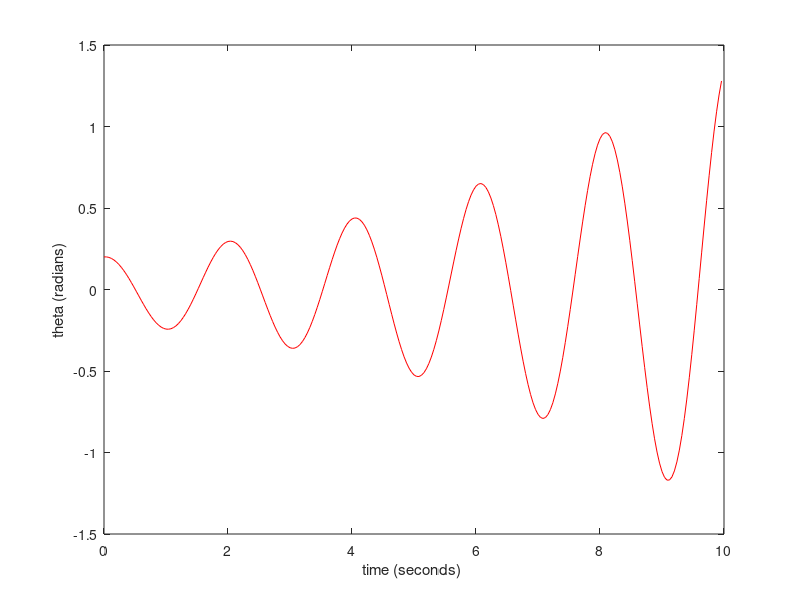

Reproduce this figure in MATLAB.
%
% Euler calculation of motion of simple pendulum
% by Kevin Berwick,
% based on 'Computational Physics' book by N Giordano and H Nakanishi,
% section 3.1 %

clear;

length= 1;  % pendulum length in metres

g=9.8  % acceleration due to gravity
npoints = 250; % Discretize time into 250 intervals
dt = 0.04  % time step in seconds
omega = zeros(npoints,1); % initializes omega, a vector of dimension npoints X 1,to being all zeros
theta = zeros(npoints,1); % initializes theta, a vector of dimension npoints X 1,to being all zeros
time = zeros(npoints,1); % this initializes the vector time to being all zeros
theta(1)=0.2; % you need to have some initial displacement, otherwise the pendulum will not swing

for step = 1:npoints-1 % loop over the timesteps
    omega(step+1) = omega(step) - (g/length)*theta(step)*dt;
    theta(step+1) = theta(step)+omega(step)*dt
    time(step+1) = time(step) + dt;
end

plot(time,theta,'r' ); %plots the numerical solution in red
xlabel('time (seconds) ');
ylabel('theta (radians)');